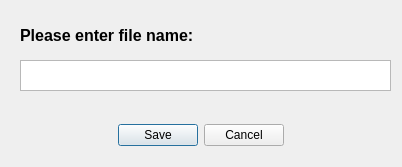
<?xml version="1.0" encoding="UTF-8"?>
<ui version="4.0">
 <class>Dialog</class>
 <widget class="QDialog" name="Dialog">
  <property name="geometry">
   <rect>
    <x>0</x>
    <y>0</y>
    <width>402</width>
    <height>167</height>
   </rect>
  </property>
  <property name="windowTitle">
   <string>Dialog</string>
  </property>
  <widget class="QWidget" name="horizontalLayoutWidget">
   <property name="geometry">
    <rect>
     <x>10</x>
     <y>110</y>
     <width>381</width>
     <height>51</height>
    </rect>
   </property>
   <layout class="QHBoxLayout" name="horizontalLayout_2">
    <item>
     <spacer name="horizontalSpacer">
      <property name="orientation">
       <enum>Qt::Horizontal</enum>
      </property>
      <property name="sizeHint" stdset="0">
       <size>
        <width>40</width>
        <height>20</height>
       </size>
      </property>
     </spacer>
    </item>
    <item>
     <widget class="QPushButton" name="SaveButton_savingParam">
      <property name="text">
       <string>Save</string>
      </property>
     </widget>
    </item>
    <item>
     <widget class="QPushButton" name="CancelButton_savingParam">
      <property name="text">
       <string>Cancel</string>
      </property>
     </widget>
    </item>
    <item>
     <spacer name="horizontalSpacer_2">
      <property name="orientation">
       <enum>Qt::Horizontal</enum>
      </property>
      <property name="sizeHint" stdset="0">
       <size>
        <width>40</width>
        <height>20</height>
       </size>
      </property>
     </spacer>
    </item>
   </layout>
  </widget>
  <widget class="QLabel" name="label">
   <property name="geometry">
    <rect>
     <x>20</x>
     <y>10</y>
     <width>251</width>
     <height>51</height>
    </rect>
   </property>
   <property name="font">
    <font>
     <pointsize>12</pointsize>
     <weight>75</weight>
     <bold>true</bold>
    </font>
   </property>
   <property name="text">
    <string>Please enter file name:</string>
   </property>
  </widget>
  <widget class="QTextEdit" name="textEdit_savingParam">
   <property name="geometry">
    <rect>
     <x>20</x>
     <y>60</y>
     <width>371</width>
     <height>31</height>
    </rect>
   </property>
  </widget>
 </widget>
 <resources/>
 <connections/>
</ui>
